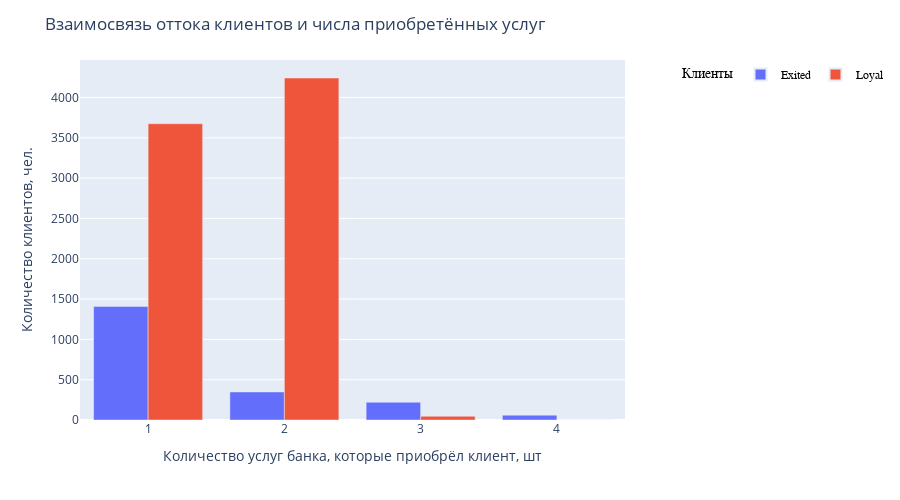

Notebook source saved alongside this figure:
### Markdown cell above
9.7. Как отток клиентов зависит от числа приобретённых у банка услуг? Для ответа на этот вопрос постройте многоуровневую столбчатую диаграмму.

### Code cell
churn_data['Exited'] = churn_data['Exited'].apply(lambda x: 0 if x == "Лояльный" else 1)
churn_data['IsActiveMember'] = churn_data['IsActiveMember'].apply(lambda x: 0 if x == "Активный" else 1)
churn_data['Loyal'] = 1 - churn_data['Exited']
grouped_by_exit = churn_data.groupby(['NumOfProducts'])[['Exited', 'Loyal']].sum()

fig = px.bar(
    data_frame=grouped_by_exit,
    x=grouped_by_exit.index,
    y=['Exited', 'Loyal'],
    height=500,
    barmode="group"
)

fig.update_layout(
    title='Взаимосвязь оттока клиентов и числа приобретённых услуг',
    yaxis_title='Количество клиентов, чел.',
    xaxis_title='Количество услуг банка, которые приобрёл клиент, шт',
    legend=dict(x=1.1, y=1,
                orientation='h',
                title='Клиенты',
                font=dict(family='Arial', size=12, color='black'),
                itemsizing='constant')
)

fig.show()

display(Image(filename='D:\DS\Skillfactory_jupiter_notebook\PYTHON-13.Vizualization_data\data\9.7.png'))

### Figure 1 — Plotly figure (JSON) as saved in the notebook; plotly's stock layout.template omitted (floating-point values rounded to 4 significant figures)
{"data": [{"alignmentgroup": "True", "hovertemplate": "variable=Exited<br>NumOfProducts=%{x}<br>value=%{y}<extra></extra>", "legendgroup": "Exited", "marker": {"color": "#636efa", "pattern": {"shape": ""}}, "name": "Exited", "offsetgroup": "Exited", "orientation": "v", "showlegend": true, "textposition": "auto", "type": "bar", "x": [1, 2, 3, 4], "xaxis": "x", "y": [1409, 348, 220, 60], "yaxis": "y"}, {"alignmentgroup": "True", "hovertemplate": "variable=Loyal<br>NumOfProducts=%{x}<br>value=%{y}<extra></extra>", "legendgroup": "Loyal", "marker": {"color": "#EF553B", "pattern": {"shape": ""}}, "name": "Loyal", "offsetgroup": "Loyal", "orientation": "v", "showlegend": true, "textposition": "auto", "type": "bar", "x": [1, 2, 3, 4], "xaxis": "x", "y": [3675, 4242, 46, 0], "yaxis": "y"}], "layout": {"barmode": "group", "height": 500, "legend": {"font": {"color": "black", "family": "Arial", "size": 12}, "itemsizing": "constant", "orientation": "h", "title": {"text": "Клиенты"}, "tracegroupgap": 0, "x": 1.1, "y": 1}, "margin": {"t": 60}, "title": {"text": "Взаимосвязь оттока клиентов и числа приобретённых услуг"}, "xaxis": {"anchor": "y", "domain": [0, 1], "title": {"text": "Количество услуг банка, которые приобрёл клиент, шт"}}, "yaxis": {"anchor": "x", "domain": [0, 1], "title": {"text": "Количество клиентов, чел."}}}}
